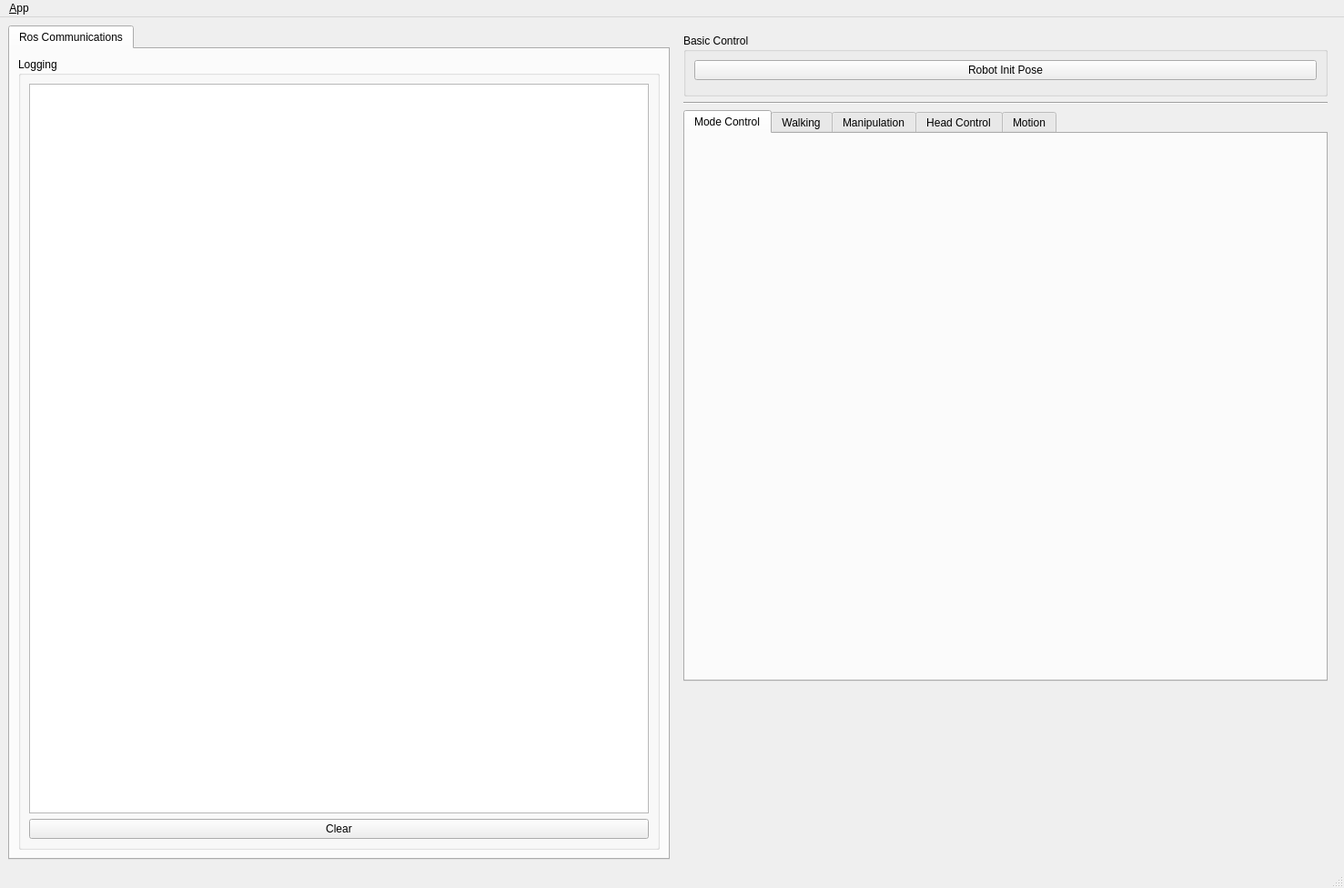
<?xml version="1.0" encoding="UTF-8"?>
<ui version="4.0">
 <class>MainWindowDesign</class>
 <widget class="QMainWindow" name="MainWindowDesign">
  <property name="geometry">
   <rect>
    <x>0</x>
    <y>0</y>
    <width>1477</width>
    <height>976</height>
   </rect>
  </property>
  <property name="windowTitle">
   <string>OP2 Demo</string>
  </property>
  <property name="windowIcon">
   <iconset resource="../resources/images.qrc">
    <normaloff>:/images/icon.png</normaloff>:/images/icon.png</iconset>
  </property>
  <property name="locale">
   <locale language="English" country="Australia"/>
  </property>
  <widget class="QWidget" name="centralwidget">
   <layout class="QHBoxLayout">
    <item>
     <widget class="QTabWidget" name="tab_manager">
      <property name="minimumSize">
       <size>
        <width>100</width>
        <height>0</height>
       </size>
      </property>
      <property name="locale">
       <locale language="English" country="Australia"/>
      </property>
      <property name="currentIndex">
       <number>0</number>
      </property>
      <widget class="QWidget" name="tab_status">
       <attribute name="title">
        <string>Ros Communications</string>
       </attribute>
       <layout class="QVBoxLayout" name="verticalLayout_2">
        <item>
         <widget class="QGroupBox" name="groupBox_log">
          <property name="sizePolicy">
           <sizepolicy hsizetype="MinimumExpanding" vsizetype="Preferred">
            <horstretch>0</horstretch>
            <verstretch>0</verstretch>
           </sizepolicy>
          </property>
          <property name="title">
           <string>Logging</string>
          </property>
          <layout class="QGridLayout" name="gridLayout_3">
           <item row="1" column="0">
            <widget class="QPushButton" name="button_clear_log">
             <property name="minimumSize">
              <size>
               <width>300</width>
               <height>0</height>
              </size>
             </property>
             <property name="text">
              <string>Clear</string>
             </property>
            </widget>
           </item>
           <item row="0" column="0">
            <widget class="QListView" name="view_logging"/>
           </item>
          </layout>
         </widget>
        </item>
       </layout>
      </widget>
     </widget>
    </item>
    <item>
     <widget class="QWidget" name="widget_control" native="true">
      <layout class="QVBoxLayout" name="verticalLayout_3">
       <item>
        <widget class="QGroupBox" name="groupBox_lidar">
         <property name="title">
          <string>Basic Control</string>
         </property>
         <layout class="QGridLayout" name="gridLayout_5">
          <item row="2" column="1" colspan="3">
           <widget class="QWidget" name="widget_ft_base_module" native="true">
            <property name="enabled">
             <bool>false</bool>
            </property>
            <layout class="QGridLayout" name="gridLayout_7">
             <property name="leftMargin">
              <number>0</number>
             </property>
             <property name="topMargin">
              <number>0</number>
             </property>
             <property name="rightMargin">
              <number>0</number>
             </property>
             <property name="bottomMargin">
              <number>0</number>
             </property>
            </layout>
           </widget>
          </item>
          <item row="1" column="1" colspan="3">
           <widget class="QPushButton" name="button_init_pose">
            <property name="text">
             <string>Robot Init Pose</string>
            </property>
           </widget>
          </item>
         </layout>
        </widget>
       </item>
       <item>
        <widget class="Line" name="line">
         <property name="orientation">
          <enum>Qt::Horizontal</enum>
         </property>
        </widget>
       </item>
       <item>
        <widget class="QTabWidget" name="tabWidget_control">
         <property name="enabled">
          <bool>true</bool>
         </property>
         <property name="currentIndex">
          <number>0</number>
         </property>
         <widget class="QWidget" name="tab_mode">
          <attribute name="title">
           <string>Mode Control</string>
          </attribute>
          <layout class="QVBoxLayout" name="verticalLayout">
           <item>
            <widget class="QWidget" name="widget_mode_preset" native="true"/>
           </item>
           <item>
            <widget class="QWidget" name="widget_mode" native="true"/>
           </item>
           <item>
            <spacer name="verticalSpacer_2">
             <property name="orientation">
              <enum>Qt::Vertical</enum>
             </property>
             <property name="sizeHint" stdset="0">
              <size>
               <width>20</width>
               <height>40</height>
              </size>
             </property>
            </spacer>
           </item>
          </layout>
         </widget>
         <widget class="QWidget" name="tab_walking_module">
          <property name="enabled">
           <bool>true</bool>
          </property>
          <attribute name="title">
           <string>Walking</string>
          </attribute>
          <layout class="QVBoxLayout" name="verticalLayout_5">
           <item>
            <widget class="QGroupBox" name="groupBox">
             <property name="title">
              <string>Direction Walking</string>
             </property>
             <layout class="QHBoxLayout" name="horizontalLayout_3">
              <item>
               <widget class="QFrame" name="directon_walking_frame">
                <property name="frameShape">
                 <enum>QFrame::StyledPanel</enum>
                </property>
                <layout class="QGridLayout" name="gridLayout_4">
                 <item row="0" column="0">
                  <widget class="QPushButton" name="A0_button_fl">
                   <property name="minimumSize">
                    <size>
                     <width>60</width>
                     <height>60</height>
                    </size>
                   </property>
                   <property name="maximumSize">
                    <size>
                     <width>100</width>
                     <height>100</height>
                    </size>
                   </property>
                   <property name="text">
                    <string>TL</string>
                   </property>
                  </widget>
                 </item>
                 <item row="3" column="0">
                  <widget class="QPushButton" name="C0_button_bl">
                   <property name="enabled">
                    <bool>false</bool>
                   </property>
                   <property name="minimumSize">
                    <size>
                     <width>60</width>
                     <height>60</height>
                    </size>
                   </property>
                   <property name="maximumSize">
                    <size>
                     <width>100</width>
                     <height>100</height>
                    </size>
                   </property>
                   <property name="text">
                    <string/>
                   </property>
                  </widget>
                 </item>
                 <item row="0" column="2">
                  <widget class="QPushButton" name="A2_button_fr">
                   <property name="minimumSize">
                    <size>
                     <width>60</width>
                     <height>60</height>
                    </size>
                   </property>
                   <property name="maximumSize">
                    <size>
                     <width>100</width>
                     <height>100</height>
                    </size>
                   </property>
                   <property name="text">
                    <string>TR</string>
                   </property>
                  </widget>
                 </item>
                 <item row="2" column="2">
                  <widget class="QPushButton" name="B2_button_r">
                   <property name="minimumSize">
                    <size>
                     <width>60</width>
                     <height>60</height>
                    </size>
                   </property>
                   <property name="maximumSize">
                    <size>
                     <width>100</width>
                     <height>100</height>
                    </size>
                   </property>
                   <property name="text">
                    <string>R</string>
                   </property>
                  </widget>
                 </item>
                 <item row="2" column="1">
                  <widget class="QPushButton" name="B1_button_stop">
                   <property name="enabled">
                    <bool>false</bool>
                   </property>
                   <property name="minimumSize">
                    <size>
                     <width>60</width>
                     <height>60</height>
                    </size>
                   </property>
                   <property name="maximumSize">
                    <size>
                     <width>100</width>
                     <height>100</height>
                    </size>
                   </property>
                   <property name="text">
                    <string/>
                   </property>
                  </widget>
                 </item>
                 <item row="2" column="0">
                  <widget class="QPushButton" name="B0_button_l">
                   <property name="minimumSize">
                    <size>
                     <width>60</width>
                     <height>60</height>
                    </size>
                   </property>
                   <property name="maximumSize">
                    <size>
                     <width>100</width>
                     <height>100</height>
                    </size>
                   </property>
                   <property name="text">
                    <string>L</string>
                   </property>
                  </widget>
                 </item>
                 <item row="3" column="1">
                  <widget class="QPushButton" name="C1_button_b">
                   <property name="minimumSize">
                    <size>
                     <width>60</width>
                     <height>60</height>
                    </size>
                   </property>
                   <property name="maximumSize">
                    <size>
                     <width>100</width>
                     <height>100</height>
                    </size>
                   </property>
                   <property name="text">
                    <string>B</string>
                   </property>
                  </widget>
                 </item>
                 <item row="3" column="2">
                  <widget class="QPushButton" name="C2_button_br">
                   <property name="enabled">
                    <bool>false</bool>
                   </property>
                   <property name="minimumSize">
                    <size>
                     <width>60</width>
                     <height>60</height>
                    </size>
                   </property>
                   <property name="maximumSize">
                    <size>
                     <width>100</width>
                     <height>100</height>
                    </size>
                   </property>
                   <property name="text">
                    <string/>
                   </property>
                  </widget>
                 </item>
                 <item row="0" column="1">
                  <widget class="QPushButton" name="A1_button_f">
                   <property name="minimumSize">
                    <size>
                     <width>60</width>
                     <height>60</height>
                    </size>
                   </property>
                   <property name="maximumSize">
                    <size>
                     <width>100</width>
                     <height>100</height>
                    </size>
                   </property>
                   <property name="text">
                    <string>F</string>
                   </property>
                  </widget>
                 </item>
                </layout>
               </widget>
              </item>
              <item>
               <widget class="QFrame" name="direction_param_frame">
                <property name="frameShape">
                 <enum>QFrame::StyledPanel</enum>
                </property>
                <property name="frameShadow">
                 <enum>QFrame::Plain</enum>
                </property>
                <layout class="QFormLayout" name="formLayout">
                 <item row="2" column="1">
                  <widget class="QSpinBox" name="A1_spinbox_step_num"/>
                 </item>
                 <item row="2" column="0">
                  <widget class="QLabel" name="A0_label_step_num">
                   <property name="text">
                    <string>Step Num</string>
                   </property>
                  </widget>
                 </item>
                 <item row="3" column="0">
                  <widget class="QLabel" name="B0_label_f_step_length">
                   <property name="text">
                    <string>Front Step Length</string>
                   </property>
                  </widget>
                 </item>
                 <item row="3" column="1">
                  <widget class="QDoubleSpinBox" name="B1_spinbox_f_step_length">
                   <property name="suffix">
                    <string> m</string>
                   </property>
                   <property name="decimals">
                    <number>3</number>
                   </property>
                   <property name="maximum">
                    <double>2.000000000000000</double>
                   </property>
                   <property name="singleStep">
                    <double>0.010000000000000</double>
                   </property>
                  </widget>
                 </item>
                 <item row="4" column="0">
                  <widget class="QLabel" name="C0_label_s_step_length">
                   <property name="text">
                    <string>Side Step Length</string>
                   </property>
                  </widget>
                 </item>
                 <item row="4" column="1">
                  <widget class="QDoubleSpinBox" name="C1_spinbox_s_step_length">
                   <property name="suffix">
                    <string> m</string>
                   </property>
                   <property name="decimals">
                    <number>3</number>
                   </property>
                   <property name="maximum">
                    <double>2.000000000000000</double>
                   </property>
                   <property name="singleStep">
                    <double>0.010000000000000</double>
                   </property>
                  </widget>
                 </item>
                 <item row="5" column="0">
                  <widget class="QLabel" name="D0_label_r_angle">
                   <property name="text">
                    <string>Rotation Angle(DEG)</string>
                   </property>
                  </widget>
                 </item>
                 <item row="5" column="1">
                  <widget class="QDoubleSpinBox" name="D1_spinbox_r_angle">
                   <property name="suffix">
                    <string> ˚</string>
                   </property>
                   <property name="maximum">
                    <double>180.000000000000000</double>
                   </property>
                   <property name="singleStep">
                    <double>5.000000000000000</double>
                   </property>
                  </widget>
                 </item>
                </layout>
               </widget>
              </item>
             </layout>
            </widget>
           </item>
           <item>
            <widget class="QWidget" name="widget" native="true">
             <layout class="QVBoxLayout" name="verticalLayout_6">
              <item>
               <widget class="QGroupBox" name="groupBox_3">
                <property name="title">
                 <string>Balance Control</string>
                </property>
                <layout class="QHBoxLayout" name="horizontalLayout">
                 <item>
                  <widget class="QPushButton" name="button_balance_on">
                   <property name="text">
                    <string>On</string>
                   </property>
                  </widget>
                 </item>
                 <item>
                  <widget class="QPushButton" name="button_balance_off">
                   <property name="text">
                    <string>Off</string>
                   </property>
                  </widget>
                 </item>
                </layout>
               </widget>
              </item>
              <item>
               <spacer name="verticalSpacer_3">
                <property name="orientation">
                 <enum>Qt::Vertical</enum>
                </property>
                <property name="sizeHint" stdset="0">
                 <size>
                  <width>20</width>
                  <height>209</height>
                 </size>
                </property>
               </spacer>
              </item>
             </layout>
            </widget>
           </item>
          </layout>
         </widget>
         <widget class="QWidget" name="tab_manipulation_module">
          <property name="enabled">
           <bool>true</bool>
          </property>
          <attribute name="title">
           <string>Manipulation</string>
          </attribute>
          <layout class="QVBoxLayout" name="verticalLayout_4">
           <item>
            <widget class="QGroupBox" name="A_JointControl">
             <property name="enabled">
              <bool>true</bool>
             </property>
             <property name="title">
              <string>Joint Control</string>
             </property>
             <layout class="QGridLayout" name="gridLayout_2">
              <item row="2" column="0">
               <widget class="QLabel" name="label_2">
                <property name="text">
                 <string>Joint Name</string>
                </property>
               </widget>
              </item>
              <item row="2" column="1">
               <widget class="QComboBox" name="joint_combobox">
                <item>
                 <property name="text">
                  <string>l_arm_sh_p1</string>
                 </property>
                </item>
                <item>
                 <property name="text">
                  <string>l_arm_sh_r</string>
                 </property>
                </item>
                <item>
                 <property name="text">
                  <string>l_arm_sh_p2</string>
                 </property>
                </item>
                <item>
                 <property name="text">
                  <string>l_arm_el_y</string>
                 </property>
                </item>
                <item>
                 <property name="text">
                  <string>l_arm_wr_r</string>
                 </property>
                </item>
                <item>
                 <property name="text">
                  <string>l_arm_wr_y</string>
                 </property>
                </item>
                <item>
                 <property name="text">
                  <string>l_arm_wr_p</string>
                 </property>
                </item>
                <item>
                 <property name="text">
                  <string>l_arm_grip</string>
                 </property>
                </item>
                <item>
                 <property name="text">
                  <string>r_arm_sh_p1</string>
                 </property>
                </item>
                <item>
                 <property name="text">
                  <string>r_arm_sh_r</string>
                 </property>
                </item>
                <item>
                 <property name="text">
                  <string>r_arm_sh_p2</string>
                 </property>
                </item>
                <item>
                 <property name="text">
                  <string>r_arm_el_y</string>
                 </property>
                </item>
                <item>
                 <property name="text">
                  <string>r_arm_wr_r</string>
                 </property>
                </item>
                <item>
                 <property name="text">
                  <string>r_arm_wr_y</string>
                 </property>
                </item>
                <item>
                 <property name="text">
                  <string>r_arm_wr_p</string>
                 </property>
                </item>
                <item>
                 <property name="text">
                  <string>r_arm_grip</string>
                 </property>
                </item>
               </widget>
              </item>
              <item row="3" column="0">
               <widget class="QLabel" name="label">
                <property name="text">
                 <string>Joint Value [deg]</string>
                </property>
               </widget>
              </item>
              <item row="4" column="1">
               <widget class="QPushButton" name="desjoint_button">
                <property name="text">
                 <string>Set Destination Joint Angle</string>
                </property>
               </widget>
              </item>
              <item row="3" column="1">
               <widget class="QDoubleSpinBox" name="joint_spinbox">
                <property name="suffix">
                 <string> ˚</string>
                </property>
                <property name="minimum">
                 <double>-180.000000000000000</double>
                </property>
                <property name="maximum">
                 <double>180.000000000000000</double>
                </property>
               </widget>
              </item>
              <item row="0" column="0" colspan="2">
               <widget class="QPushButton" name="inipose_button">
                <property name="text">
                 <string>Manipulation Init Pose</string>
                </property>
               </widget>
              </item>
              <item row="4" column="0">
               <widget class="QPushButton" name="currjoint_button">
                <property name="text">
                 <string>Get Current Joint Angle</string>
                </property>
               </widget>
              </item>
              <item row="1" column="0" colspan="2">
               <widget class="Line" name="line_3">
                <property name="orientation">
                 <enum>Qt::Horizontal</enum>
                </property>
               </widget>
              </item>
             </layout>
            </widget>
           </item>
           <item>
            <widget class="QGroupBox" name="B_ForwardKinematics">
             <property name="enabled">
              <bool>true</bool>
             </property>
             <property name="title">
              <string>Forward Kinematics</string>
             </property>
             <layout class="QHBoxLayout" name="horizontalLayout_2">
              <item>
               <widget class="QComboBox" name="group_combobox">
                <property name="enabled">
                 <bool>true</bool>
                </property>
                <property name="editable">
                 <bool>false</bool>
                </property>
                <property name="frame">
                 <bool>true</bool>
                </property>
                <item>
                 <property name="text">
                  <string>left_arm</string>
                 </property>
                </item>
                <item>
                 <property name="text">
                  <string>right_arm</string>
                 </property>
                </item>
                <item>
                 <property name="text">
                  <string>left_arm_with_torso</string>
                 </property>
                </item>
                <item>
                 <property name="text">
                  <string>right_arm_with_torso</string>
                 </property>
                </item>
               </widget>
              </item>
              <item>
               <widget class="QPushButton" name="currpos_button">
                <property name="text">
                 <string>Get Current Position</string>
                </property>
               </widget>
              </item>
             </layout>
            </widget>
           </item>
           <item>
            <widget class="QGroupBox" name="C_InverseKinematics">
             <property name="enabled">
              <bool>true</bool>
             </property>
             <property name="title">
              <string>Inverse Kinematics</string>
             </property>
             <layout class="QGridLayout" name="gridLayout">
              <item row="4" column="2">
               <widget class="QLabel" name="ori_yaw">
                <property name="text">
                 <string>orientation yaw [deg]</string>
                </property>
               </widget>
              </item>
              <item row="4" column="0">
               <widget class="QLabel" name="pos_z">
                <property name="text">
                 <string>position z [m]</string>
                </property>
               </widget>
              </item>
              <item row="1" column="0">
               <widget class="QDoubleSpinBox" name="pos_x_spinbox">
                <property name="suffix">
                 <string> m</string>
                </property>
                <property name="decimals">
                 <number>3</number>
                </property>
                <property name="minimum">
                 <double>-10.000000000000000</double>
                </property>
                <property name="maximum">
                 <double>10.000000000000000</double>
                </property>
                <property name="singleStep">
                 <double>0.010000000000000</double>
                </property>
               </widget>
              </item>
              <item row="12" column="0" colspan="3">
               <widget class="QPushButton" name="despos_button">
                <property name="text">
                 <string>Set Destination Position</string>
                </property>
               </widget>
              </item>
              <item row="3" column="0">
               <widget class="QDoubleSpinBox" name="pos_y_spinbox">
                <property name="suffix">
                 <string> m</string>
                </property>
                <property name="decimals">
                 <number>3</number>
                </property>
                <property name="minimum">
                 <double>-10.000000000000000</double>
                </property>
                <property name="maximum">
                 <double>10.000000000000000</double>
                </property>
                <property name="singleStep">
                 <double>0.010000000000000</double>
                </property>
               </widget>
              </item>
              <item row="2" column="2">
               <widget class="QLabel" name="ori_pitch">
                <property name="text">
                 <string>orientation pitch [deg]</string>
                </property>
               </widget>
              </item>
              <item row="2" column="0">
               <widget class="QLabel" name="pos_y">
                <property name="text">
                 <string>position y [m]</string>
                </property>
               </widget>
              </item>
              <item row="0" column="0">
               <widget class="QLabel" name="pos_x">
                <property name="text">
                 <string>position x [m]</string>
                </property>
               </widget>
              </item>
              <item row="5" column="2">
               <widget class="QDoubleSpinBox" name="ori_yaw_spinbox">
                <property name="suffix">
                 <string> ˚</string>
                </property>
                <property name="decimals">
                 <number>3</number>
                </property>
                <property name="minimum">
                 <double>-360.000000000000000</double>
                </property>
                <property name="maximum">
                 <double>360.000000000000000</double>
                </property>
               </widget>
              </item>
              <item row="5" column="0">
               <widget class="QDoubleSpinBox" name="pos_z_spinbox">
                <property name="suffix">
                 <string> m</string>
                </property>
                <property name="decimals">
                 <number>3</number>
                </property>
                <property name="minimum">
                 <double>-10.000000000000000</double>
                </property>
                <property name="maximum">
                 <double>10.000000000000000</double>
                </property>
                <property name="singleStep">
                 <double>0.010000000000000</double>
                </property>
               </widget>
              </item>
              <item row="3" column="2">
               <widget class="QDoubleSpinBox" name="ori_pitch_spinbox">
                <property name="suffix">
                 <string> ˚</string>
                </property>
                <property name="decimals">
                 <number>3</number>
                </property>
                <property name="minimum">
                 <double>-360.000000000000000</double>
                </property>
                <property name="maximum">
                 <double>360.000000000000000</double>
                </property>
               </widget>
              </item>
              <item row="0" column="2">
               <widget class="QLabel" name="ori_roll">
                <property name="text">
                 <string>orientation roll [deg]</string>
                </property>
               </widget>
              </item>
              <item row="1" column="2">
               <widget class="QDoubleSpinBox" name="ori_roll_spinbox">
                <property name="suffix">
                 <string> ˚</string>
                </property>
                <property name="decimals">
                 <number>3</number>
                </property>
                <property name="minimum">
                 <double>-360.000000000000000</double>
                </property>
                <property name="maximum">
                 <double>360.000000000000000</double>
                </property>
               </widget>
              </item>
              <item row="0" column="1" rowspan="6">
               <widget class="Line" name="line_2">
                <property name="orientation">
                 <enum>Qt::Vertical</enum>
                </property>
               </widget>
              </item>
             </layout>
            </widget>
           </item>
           <item>
            <widget class="QGroupBox" name="D_Gripper">
             <property name="enabled">
              <bool>true</bool>
             </property>
             <property name="title">
              <string>Gripper</string>
             </property>
             <layout class="QHBoxLayout" name="horizontalLayout_5">
              <item>
               <widget class="QComboBox" name="gripper_comboBox">
                <item>
                 <property name="text">
                  <string>r_arm_grip</string>
                 </property>
                </item>
                <item>
                 <property name="text">
                  <string>l_arm_grip</string>
                 </property>
                </item>
               </widget>
              </item>
              <item>
               <widget class="QLabel" name="label_9">
                <property name="text">
                 <string/>
                </property>
               </widget>
              </item>
              <item>
               <widget class="QPushButton" name="button_grip_on">
                <property name="text">
                 <string>ON</string>
                </property>
               </widget>
              </item>
              <item>
               <widget class="QPushButton" name="button_grip_off">
                <property name="text">
                 <string>OFF</string>
                </property>
               </widget>
              </item>
             </layout>
            </widget>
           </item>
           <item>
            <widget class="QGroupBox" name="E_PathPlanning">
             <property name="enabled">
              <bool>true</bool>
             </property>
             <property name="title">
              <string>Figure Demo</string>
             </property>
             <layout class="QHBoxLayout" name="horizontalLayout_6">
              <item>
               <widget class="QComboBox" name="demo_group_combobox">
                <item>
                 <property name="text">
                  <string>left_arm</string>
                 </property>
                </item>
                <item>
                 <property name="text">
                  <string>right_arm</string>
                 </property>
                </item>
               </widget>
              </item>
              <item>
               <widget class="QPushButton" name="button_pathplanning_ini">
                <property name="text">
                 <string>Figure Demo Init Pose</string>
                </property>
               </widget>
              </item>
              <item>
               <widget class="QPushButton" name="button_pathplanning_a">
                <property name="text">
                 <string>Line</string>
                </property>
               </widget>
              </item>
              <item>
               <widget class="QPushButton" name="button_pathplanning_b">
                <property name="text">
                 <string>Circle</string>
                </property>
               </widget>
              </item>
             </layout>
            </widget>
           </item>
          </layout>
         </widget>
         <widget class="QWidget" name="tab_head_control_module">
          <property name="enabled">
           <bool>true</bool>
          </property>
          <attribute name="title">
           <string>Head Control</string>
          </attribute>
          <layout class="QVBoxLayout" name="verticalLayout_7">
           <item>
            <widget class="QGroupBox" name="groupBox_2">
             <property name="title">
              <string>Head Joint</string>
             </property>
             <layout class="QGridLayout" name="gridLayout_6">
              <item row="1" column="3">
               <widget class="QSlider" name="head_tilt_slider">
                <property name="maximumSize">
                 <size>
                  <width>400</width>
                  <height>16777215</height>
                 </size>
                </property>
                <property name="minimum">
                 <number>-20</number>
                </property>
                <property name="maximum">
                 <number>60</number>
                </property>
                <property name="singleStep">
                 <number>3</number>
                </property>
                <property name="orientation">
                 <enum>Qt::Horizontal</enum>
                </property>
               </widget>
              </item>
              <item row="0" column="5" colspan="2">
               <widget class="QSpinBox" name="head_pan_spinbox">
                <property name="suffix">
                 <string> ˚</string>
                </property>
                <property name="minimum">
                 <number>-90</number>
                </property>
                <property name="maximum">
                 <number>90</number>
                </property>
                <property name="singleStep">
                 <number>3</number>
                </property>
               </widget>
              </item>
              <item row="0" column="2">
               <widget class="QLabel" name="label_5">
                <property name="maximumSize">
                 <size>
                  <width>20</width>
                  <height>16777215</height>
                 </size>
                </property>
                <property name="text">
                 <string>◀</string>
                </property>
               </widget>
              </item>
              <item row="2" column="5" colspan="2">
               <widget class="QPushButton" name="head_center_button">
                <property name="text">
                 <string>Center</string>
                </property>
               </widget>
              </item>
              <item row="1" column="5" colspan="2">
               <widget class="QSpinBox" name="head_tilt_spinbox">
                <property name="suffix">
                 <string> ˚</string>
                </property>
                <property name="minimum">
                 <number>-90</number>
                </property>
                <property name="maximum">
                 <number>90</number>
                </property>
                <property name="singleStep">
                 <number>3</number>
                </property>
               </widget>
              </item>
              <item row="0" column="4">
               <widget class="QLabel" name="label_6">
                <property name="maximumSize">
                 <size>
                  <width>20</width>
                  <height>16777215</height>
                 </size>
                </property>
                <property name="text">
                 <string> ▶ </string>
                </property>
               </widget>
              </item>
              <item row="0" column="0">
               <widget class="QLabel" name="label_3">
                <property name="text">
                 <string>Head Pan</string>
                </property>
               </widget>
              </item>
              <item row="0" column="3">
               <widget class="QSlider" name="head_pan_slider">
                <property name="maximumSize">
                 <size>
                  <width>400</width>
                  <height>16777215</height>
                 </size>
                </property>
                <property name="minimum">
                 <number>-90</number>
                </property>
                <property name="maximum">
                 <number>90</number>
                </property>
                <property name="singleStep">
                 <number>3</number>
                </property>
                <property name="orientation">
                 <enum>Qt::Horizontal</enum>
                </property>
               </widget>
              </item>
              <item row="1" column="0">
               <widget class="QLabel" name="label_4">
                <property name="text">
                 <string>Head Tilt</string>
                </property>
               </widget>
              </item>
              <item row="3" column="0">
               <spacer name="verticalSpacer_4">
                <property name="orientation">
                 <enum>Qt::Vertical</enum>
                </property>
                <property name="sizeHint" stdset="0">
                 <size>
                  <width>20</width>
                  <height>40</height>
                 </size>
                </property>
               </spacer>
              </item>
              <item row="0" column="1" rowspan="2">
               <widget class="Line" name="line_4">
                <property name="orientation">
                 <enum>Qt::Vertical</enum>
                </property>
               </widget>
              </item>
              <item row="1" column="2">
               <widget class="QLabel" name="label_7">
                <property name="text">
                 <string>▼</string>
                </property>
               </widget>
              </item>
              <item row="1" column="4">
               <widget class="QLabel" name="label_8">
                <property name="text">
                 <string>▲</string>
                </property>
               </widget>
              </item>
             </layout>
            </widget>
           </item>
          </layout>
         </widget>
         <widget class="QWidget" name="tab_action_module">
          <attribute name="title">
           <string>Motion</string>
          </attribute>
          <layout class="QVBoxLayout" name="verticalLayout_8">
           <item>
            <widget class="QScrollArea" name="scrollArea">
             <property name="widgetResizable">
              <bool>true</bool>
             </property>
             <widget class="QWidget" name="scroll_widget_motion">
              <property name="geometry">
               <rect>
                <x>0</x>
                <y>0</y>
                <width>684</width>
                <height>614</height>
               </rect>
              </property>
             </widget>
            </widget>
           </item>
          </layout>
         </widget>
        </widget>
       </item>
       <item>
        <spacer name="verticalSpacer">
         <property name="orientation">
          <enum>Qt::Vertical</enum>
         </property>
         <property name="sizeHint" stdset="0">
          <size>
           <width>20</width>
           <height>446</height>
          </size>
         </property>
        </spacer>
       </item>
       <item>
        <spacer name="horizontalSpacer">
         <property name="orientation">
          <enum>Qt::Horizontal</enum>
         </property>
         <property name="sizeHint" stdset="0">
          <size>
           <width>697</width>
           <height>20</height>
          </size>
         </property>
        </spacer>
       </item>
      </layout>
     </widget>
    </item>
   </layout>
  </widget>
  <widget class="QMenuBar" name="menubar">
   <property name="geometry">
    <rect>
     <x>0</x>
     <y>0</y>
     <width>1477</width>
     <height>25</height>
    </rect>
   </property>
   <widget class="QMenu" name="menu_File">
    <property name="title">
     <string>&amp;App</string>
    </property>
    <addaction name="action_Preferences"/>
    <addaction name="separator"/>
    <addaction name="actionAbout"/>
    <addaction name="actionAbout_Qt"/>
    <addaction name="separator"/>
    <addaction name="action_Quit"/>
   </widget>
   <addaction name="menu_File"/>
  </widget>
  <widget class="QStatusBar" name="statusbar"/>
  <action name="action_Quit">
   <property name="text">
    <string>&amp;Quit</string>
   </property>
   <property name="shortcut">
    <string>Ctrl+Q</string>
   </property>
   <property name="shortcutContext">
    <enum>Qt::ApplicationShortcut</enum>
   </property>
  </action>
  <action name="action_Preferences">
   <property name="text">
    <string>&amp;Preferences</string>
   </property>
  </action>
  <action name="actionAbout">
   <property name="text">
    <string>&amp;About</string>
   </property>
  </action>
  <action name="actionAbout_Qt">
   <property name="text">
    <string>About &amp;Qt</string>
   </property>
  </action>
 </widget>
 <resources>
  <include location="../resources/images.qrc"/>
 </resources>
 <connections>
  <connection>
   <sender>action_Quit</sender>
   <signal>triggered()</signal>
   <receiver>MainWindowDesign</receiver>
   <slot>close()</slot>
   <hints>
    <hint type="sourcelabel">
     <x>-1</x>
     <y>-1</y>
    </hint>
    <hint type="destinationlabel">
     <x>399</x>
     <y>299</y>
    </hint>
   </hints>
  </connection>
  <connection>
   <sender>head_pan_slider</sender>
   <signal>valueChanged(int)</signal>
   <receiver>head_pan_spinbox</receiver>
   <slot>setValue(int)</slot>
   <hints>
    <hint type="sourcelabel">
     <x>1108</x>
     <y>233</y>
    </hint>
    <hint type="destinationlabel">
     <x>1376</x>
     <y>233</y>
    </hint>
   </hints>
  </connection>
  <connection>
   <sender>head_pan_spinbox</sender>
   <signal>valueChanged(int)</signal>
   <receiver>head_pan_slider</receiver>
   <slot>setValue(int)</slot>
   <hints>
    <hint type="sourcelabel">
     <x>1376</x>
     <y>233</y>
    </hint>
    <hint type="destinationlabel">
     <x>1108</x>
     <y>233</y>
    </hint>
   </hints>
  </connection>
  <connection>
   <sender>head_tilt_slider</sender>
   <signal>valueChanged(int)</signal>
   <receiver>head_tilt_spinbox</receiver>
   <slot>setValue(int)</slot>
   <hints>
    <hint type="sourcelabel">
     <x>1108</x>
     <y>268</y>
    </hint>
    <hint type="destinationlabel">
     <x>1376</x>
     <y>268</y>
    </hint>
   </hints>
  </connection>
  <connection>
   <sender>head_tilt_spinbox</sender>
   <signal>valueChanged(int)</signal>
   <receiver>head_tilt_slider</receiver>
   <slot>setValue(int)</slot>
   <hints>
    <hint type="sourcelabel">
     <x>1376</x>
     <y>268</y>
    </hint>
    <hint type="destinationlabel">
     <x>1108</x>
     <y>268</y>
    </hint>
   </hints>
  </connection>
 </connections>
</ui>
